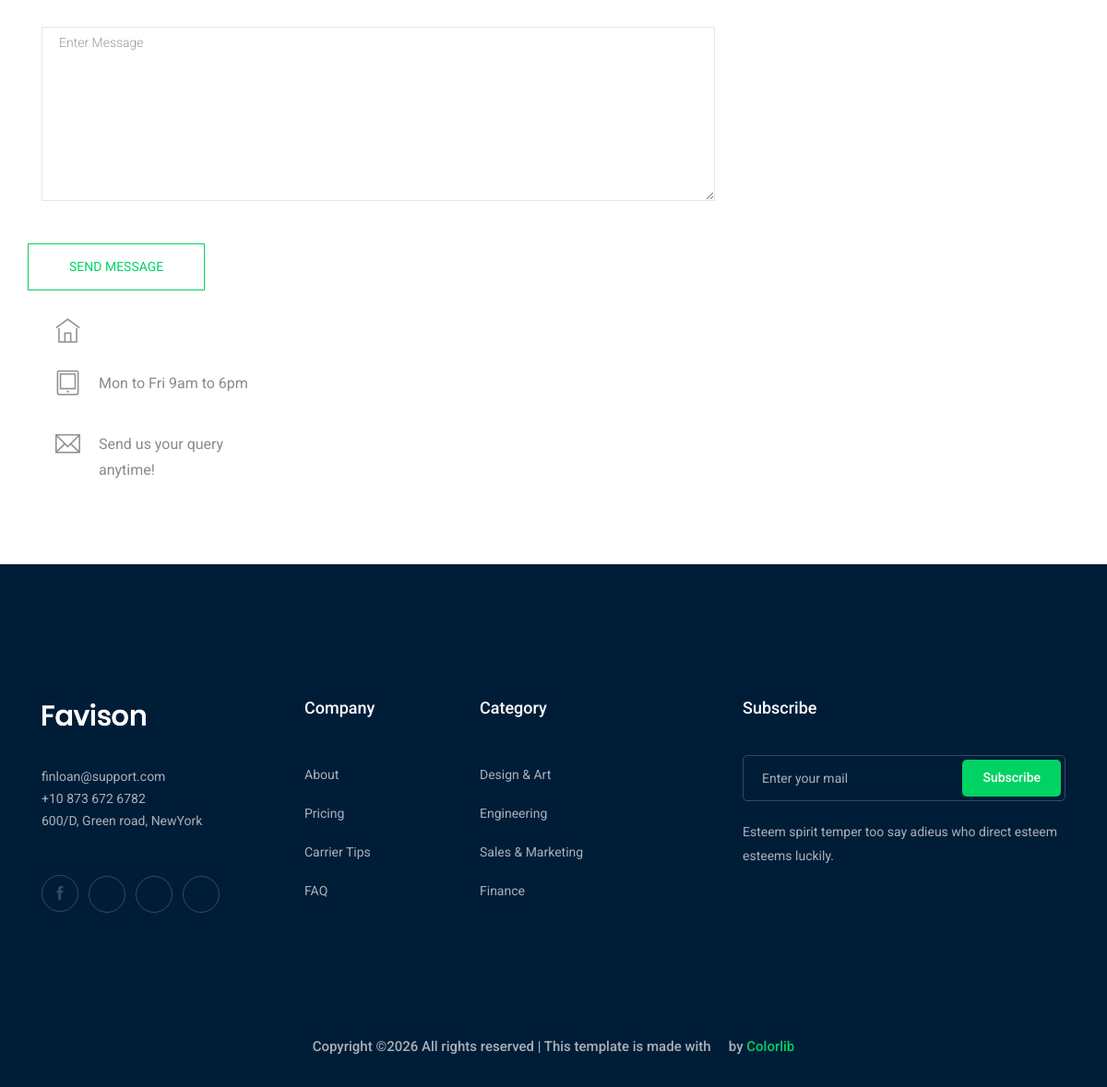
/contact-us/ (lower part), run on an earlier commit of the app's database.
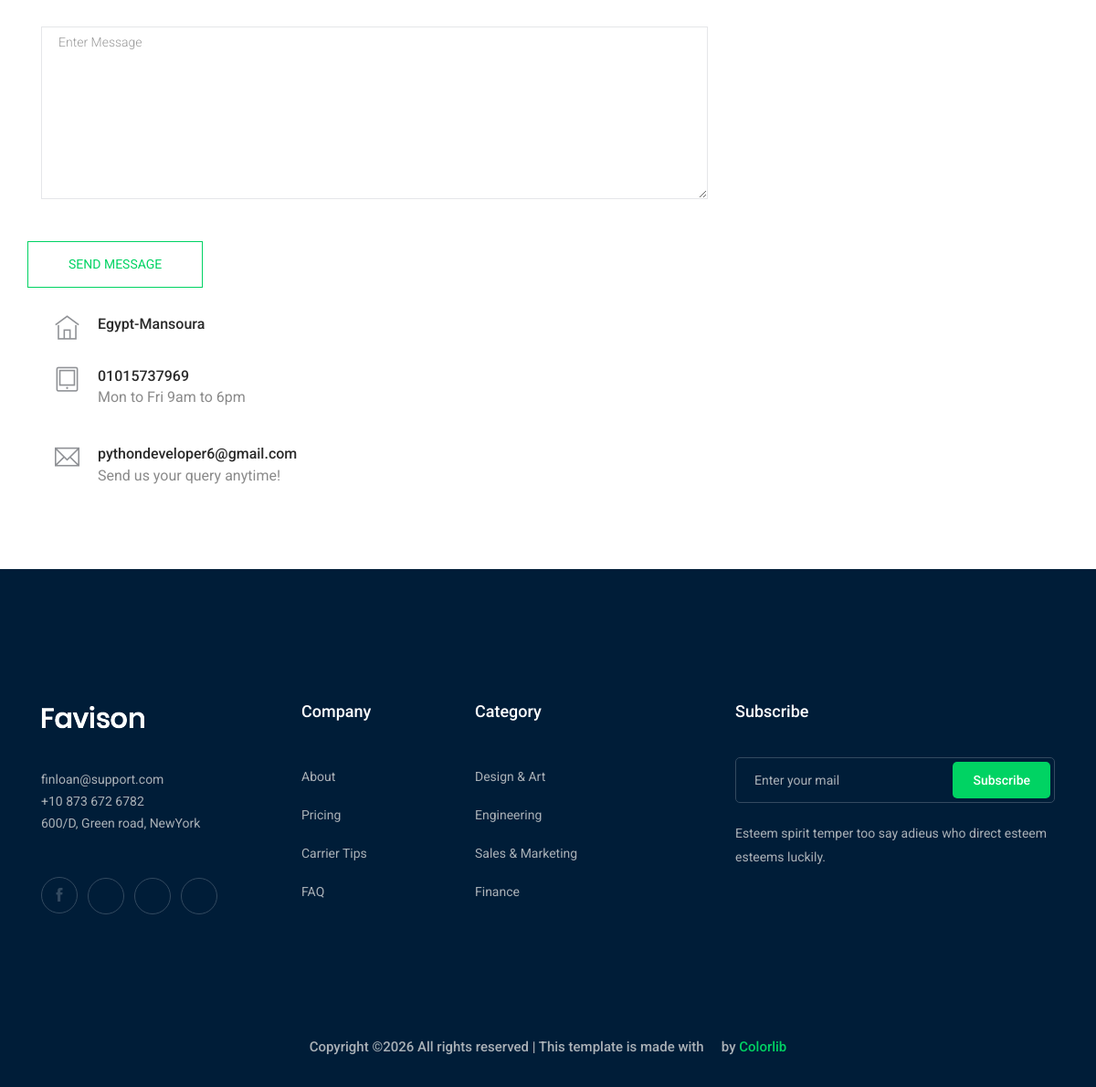
And on a later commit of the database.
### contact/models.py (models this page shows, shortened)
class Info(models.Model):
  place = models.CharField(max_length=50)
  phone_number = models.CharField(max_length=20)
  email = models.EmailField(max_length=250)
  class Meta:
      verbose_name = "Contact Information"
      verbose_name_plural = "Contact Informations"

### contact/views.py (the view, shortened to what this page needs)
# urls.py: path('', views.send_message, name='contact'),
def send_message(request):
    myinfo = Info.objects.first()
    return render(request, 'contact/contact.html', {'myinfo': myinfo})

### contact/templates/contact/contact.html (shortened to what this page needs)
{% extends "base.html" %}
{% block body %}
  <section class="contact-section section_padding">
    <div class="container">
      <div class="row">
        <div class="col-lg-8">
          <form class="form-contact contact_form"  method="post">
            <div class="row">
              <div class="col-sm-12">
              </div>
              <div class="col-12">
                <div class="form-group">
                    <textarea class="form-control w-100" name="message" id="message" cols="30" rows="9" onfocus="this.placeholder = ''" onblur="this.placeholder = 'Enter Message'" placeholder = 'Enter Message'></textarea>
                </div>
              </div>
            <div class="form-group mt-3">
              <button type="submit" class="button button-contactForm btn_4 boxed-btn">Send Message</button>
            </div>
          </form>
        </div>
        <div class="col-lg-4">
          <div class="media contact-info">
            <span class="contact-info__icon"><i class="ti-home"></i></span>
            <div class="media-body">
              <h3>{{ myinfo.place }}</h3>
            </div>
          </div>
          <div class="media contact-info">
            <span class="contact-info__icon"><i class="ti-tablet"></i></span>
            <div class="media-body">
              <h3>{{ myinfo.phone_number }}</h3>
              <p>Mon to Fri 9am to 6pm</p>
            </div>
          </div>
          <div class="media contact-info">
            <span class="contact-info__icon"><i class="ti-email"></i></span>
            <div class="media-body">
              <h3>{{ myinfo.email }}</h3>
              <p>Send us your query anytime!</p>
            </div>
          </div>
        </div>
      </div>
    </div>
  </section>
{% endblock %}

What changed in the data, as far as the page shows it:
added Info: place "Egypt-Mansoura", phone_number "01015737969", email "pythondeveloper6@gmail.com"
